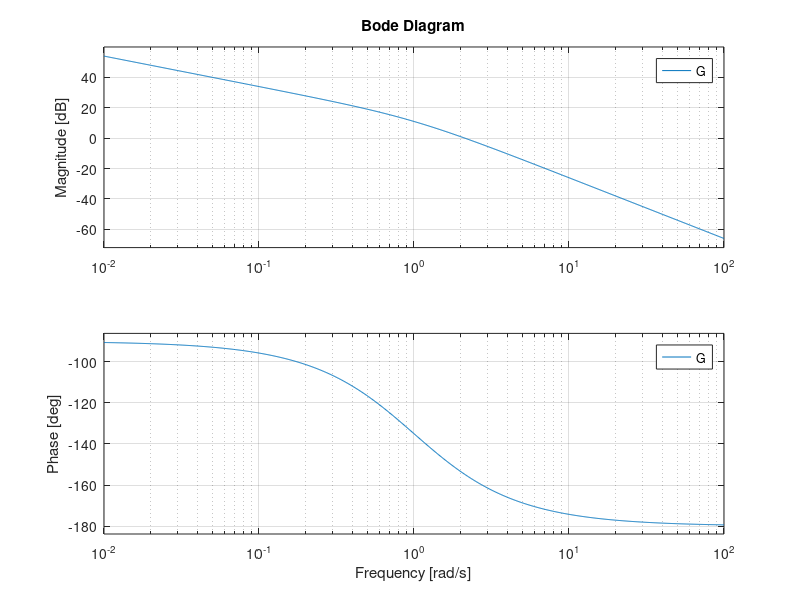

The MATLAB source for this figure: (Note: this script raises an error after producing the figure.)
clc;
clear all;
close all;
ess=input("Enter required steady state error:"); %ess=1/15
Kv=1/ess %computes velocity error constant
K=input("Enter the value of gain for required steady state error:");%K=15
%in this case K = Kv --> compute manually and enter
e=5; %additional phase angle
s=tf('s');
G=K/(s*(s+1)) %OLTF of uncompensated system
[GM,PM,wgc,wpc]=margin(G); %returns the freq domain specs
%PM is the phase margin of uncompensated system
PM_des=input("Enter desired phase margin:"); %PM_des=45 
phi_req=PM_des-PM+e %compute required phase margin from lead compensator
alpha=(1-sind(phi_req))/(1+sind(phi_req)) %computes alpha of lead compensator
%sind command computes sine value of arguments in degree
mag=-20*log10(1/sqrt(alpha)) %computes dB magnitude corresponding to 1/sqrt(alpha)
figure;
bode(G); %Bode plot of uncompensated system
%right click on bode plot and select "all stability margins"
%then run the following code step by step
hold on
yline(mag,'r-') %draw line in mag plot corresponding to value of 'mag'
%read the freq corresponding to 'mag' and enter below
wm=input("Enter the freq of mag:"); %wm=5.34
T=1/(wm*sqrt(alpha)) %computes time constant of lead compensator
zc=1/T %computes zero of lead compensator
pc=1/(alpha*T) %computes pole of lead compensator
Gc=(s+zc)/(s+pc) %TF of lead compensator
sys=(1/alpha)*Gc*G %OLTF of compensated system
figure;
margin(sys) %find the PM of compensated system - will be around 45 degree